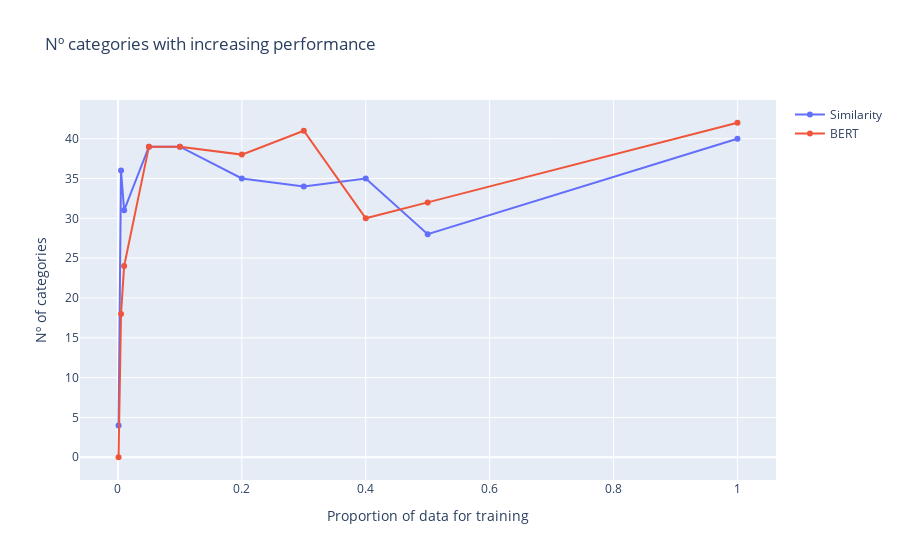

Notebook code for this chart:
### Code cell
fig = go.Figure()
fig.add_trace(go.Scatter(x=n_cat_increases_sim["prop"], y=n_cat_increases_sim["n_cat_increases_sim"],name="Similarity", yaxis="y1"))
fig.add_trace(go.Scatter(x=n_cat_increases_bert["prop"], y=n_cat_increases_bert["n_cat_increases_bert"],name="BERT", yaxis="y1"))


fig.update_layout(
    title="Nº categories with increasing performance",
    xaxis=dict(title="Proportion of data for training"),
    yaxis=dict(title="Nº of categories", side="left"),
   
)
fig.show()

### Figure 1 — Plotly figure (JSON) as saved in the notebook; plotly's stock layout.template omitted (floating-point values rounded to 4 significant figures)
{"data": [{"name": "Similarity", "type": "scatter", "x": [0.001, 0.005, 0.01, 0.05, 0.1, 0.2, 0.3, 0.4, 0.5, 1.0], "y": [4, 36, 31, 39, 39, 35, 34, 35, 28, 40], "yaxis": "y"}, {"name": "BERT", "type": "scatter", "x": [0.001, 0.005, 0.01, 0.05, 0.1, 0.2, 0.3, 0.4, 0.5, 1.0], "y": [0, 18, 24, 39, 39, 38, 41, 30, 32, 42], "yaxis": "y"}], "layout": {"title": {"text": "Nº categories with increasing performance"}, "xaxis": {"title": {"text": "Proportion of data for training"}}, "yaxis": {"side": "left", "title": {"text": "Nº of categories"}}}}
